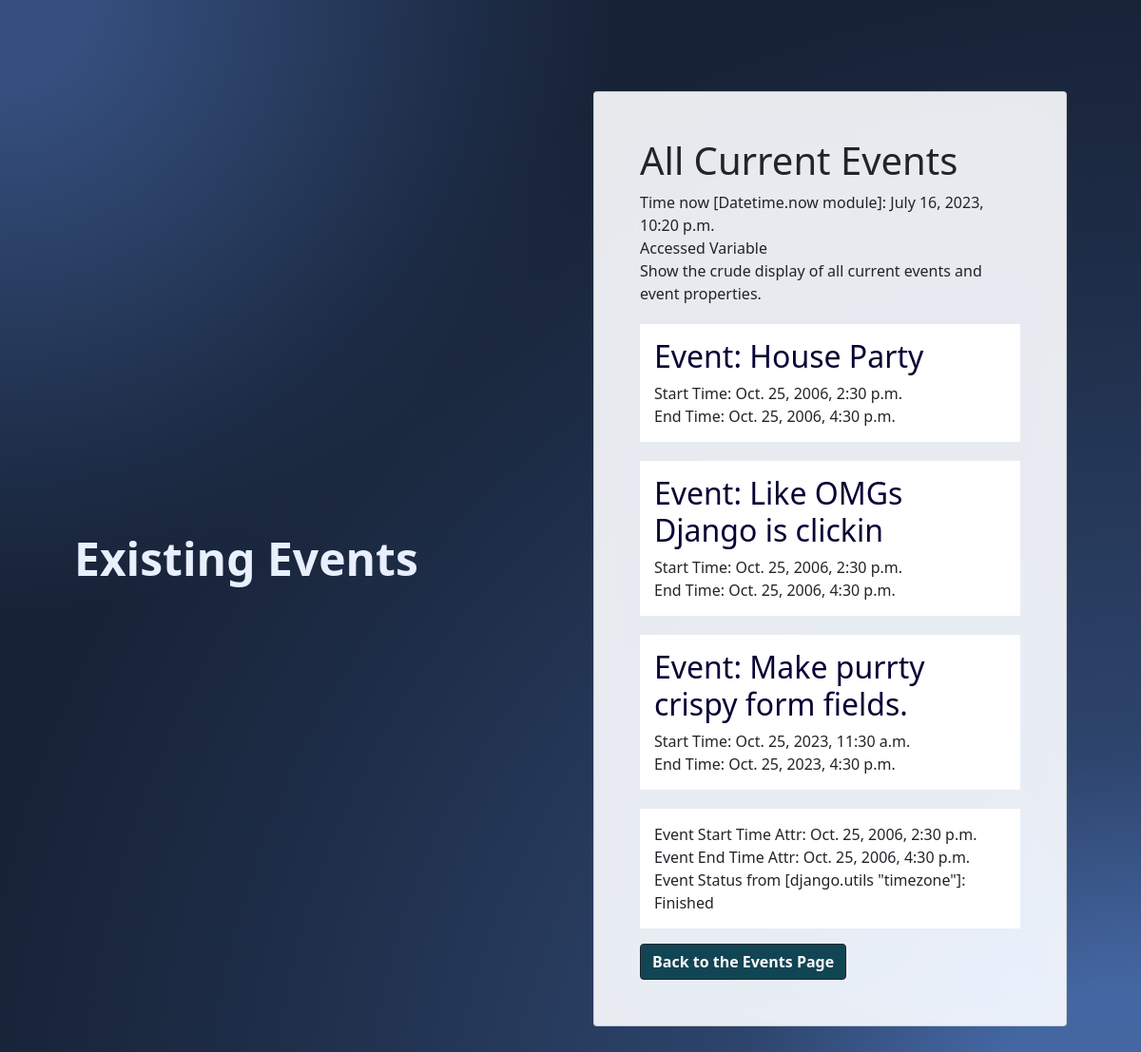
Page /sandbox/view_events on the earlier database version.
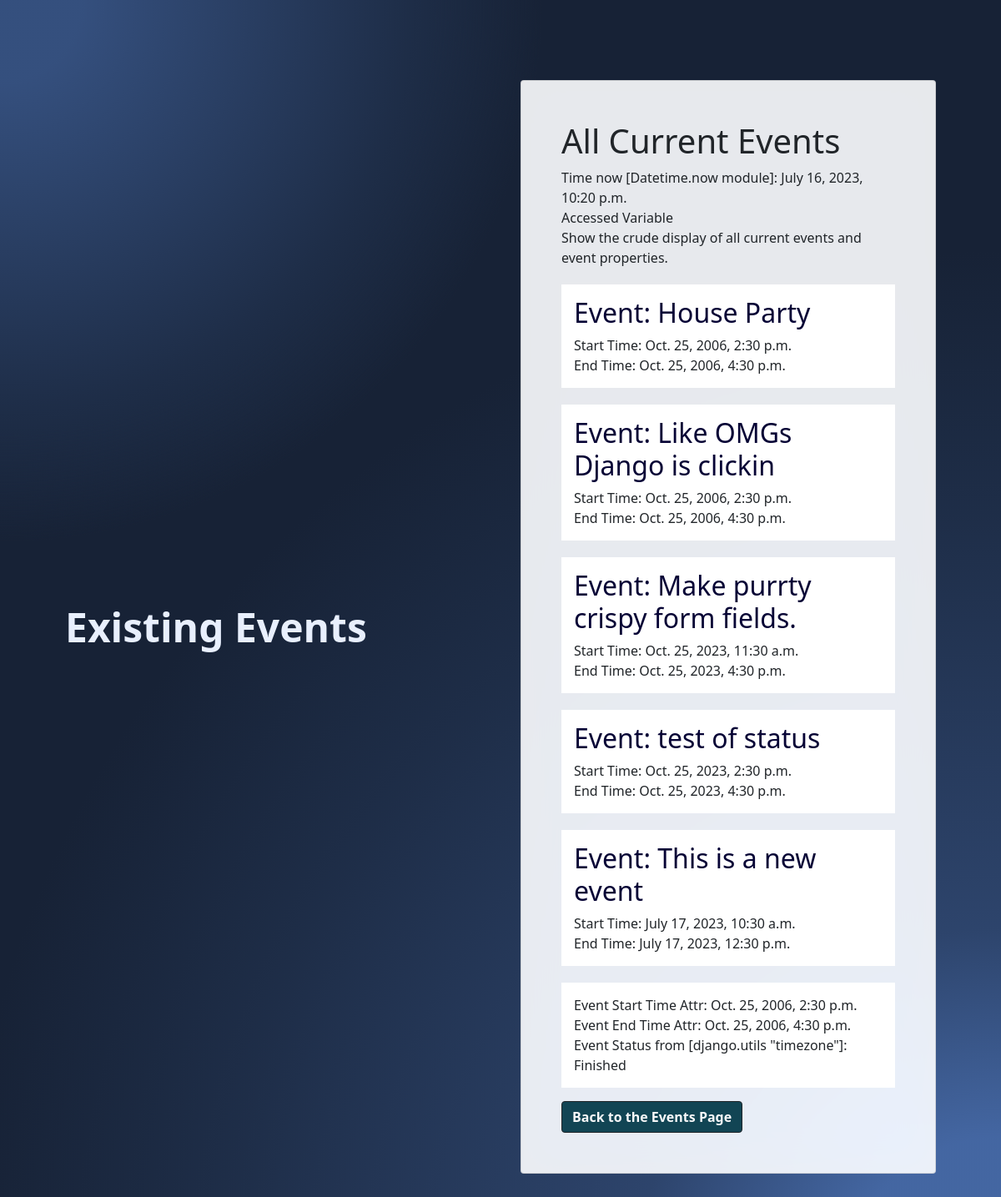
Same page on the later database version.
### sandbox/models.py (models this page shows, shortened)
class Event(models.Model):
    title = models.TextField()
    start_time = models.DateTimeField()
    end_time = models.DateTimeField()

### sandbox/views.py (the view)
# urls.py: path("view_events", views.view_events, name="view_events"),
def view_events(request):
	event_list = Event.objects.all()
	start = Event._meta.get_field("start_time")
	time_now = datetime.now()
	start_field_name = 'start_time'
	start_obj = Event.objects.first()
	start = getattr(start_obj, start_field_name)
	field_name = 'end_time'
	obj = Event.objects.first()
	end = getattr(obj, field_name)
	"""
	Variable	Value
	end_time
	datetime.datetime(2006, 10, 25, 16, 30, 59, tzinfo=datetime.timezone.utc)
	now
	datetime.datetime(2023, 7, 16, 16, 25, 55, 457113)
	start_time
	datetime.datetime(2006, 10, 25, 14, 30, 59, tzinfo=datetime.timezone.utc)
	"""
	def event_status(start_time, end_time):
		now = timezone.now()
		if start_time < now and now < end_time:
			status = 'Active'
			return status
		elif now < start_time and now < end_time:
			status = 'Upcoming'
			return status
		elif now > start_time and now > end_time:
			status = 'Finished'
			return status
		return
	status = event_status(start, end)
	context = {
		"Events": event_list,
		"Datetime_now": time_now,
		"Status_Start": start,
		"Status_End": end,
		"Event_Status": status,
	}
	return render(request, 'sandbox/existing_event.html', context)

### sandbox/templates/sandbox/existing_event.html (shortened to what this page needs)
{% load static %}
<!DOCTYPE html>
<html lang="en">
    <head>
        <link href="https://cdn.jsdelivr.net/npm/bootstrap@5.0.2/dist/css/bootstrap.min.css" rel="stylesheet">
        <link rel="stylesheet" href="{% static 'sandbox/styles.css' %}">
    </head>
    <body>
    <section class="background-radial-gradient overflow-hidden">
    <div class="container px-4 py-5 px-md-5 text-center text-lg-start my-5">
      <div class="row gx-lg-5 align-items-center mb-5">
            <div class="col-lg-6 mb-5 mb-lg-0" style="z-index: 10">
            <h1 class="my-5 display-5 fw-bold ls-tight" style="color: hsl(218, 81%, 95%)">
                Existing Events<br />
            </h1>
            </div>
            <div class="col-lg-6 mb-5 mb-lg-0 position-relative">
                <div class="card bg-glass">
                    <div class="card-body px-2 py-5 px-md-5">
                        <h1> All Current Events </h1>
                            Time now [Datetime.now module]: {{ Datetime_now }}
                        <div>
                            Accessed Variable {{ accessed }}
                        </div>
                        <p>
                            Show the crude display of all current events and event properties.
                            {% for events in Events %}
                            <div style ="background-color:rgb(255, 255, 255); padding:15px; margin-top:20px;">
                                <h2 style="color:rgb(6, 3, 53);">
                                    Event: {{ events.title }} </br></h2>
                                    Start Time: {{ events.start_time }} </br>
                                    End Time: {{ events.end_time }} </br>
                            </div>
                            {% endfor %}
                            <div style ="background-color:rgb(255, 255, 255); padding:15px; margin-top:20px;">
                                    Event Start Time Attr: {{ Status_Start }} </br>
                                    Event End Time Attr: {{ Status_End }} </br>
                                    Event Status from [django.utils "timezone"]: {{ Event_Status }} </br>
                            </div>
                        </p>
                        <div>
                        <button type="button" class="btn btn-outline-dark" data-mdb-ripple-color="dark" style="background-color:hsl(194, 65%, 20%);">
                            <strong><a href="{% url 'sandbox:event_base' %}" style="color: #f8f9fa; text-decoration:none;"> Back to the Events Page </a></strong>
                        </button>
                        </div>
                    </div>
                </div>
            </div>
        </div>
    </div>
    </body>
</html>

Differences in the rows shown:
added Event: title "test of status", start_time "Oct. 25, 2023, 2:30 p.m.", end_time "Oct. 25, 2023, 4:30 p.m."
added Event: title "This is a new event", start_time "July 17, 2023, 10:30 a.m.", end_time "July 17, 2023, 12:30 p.m."
